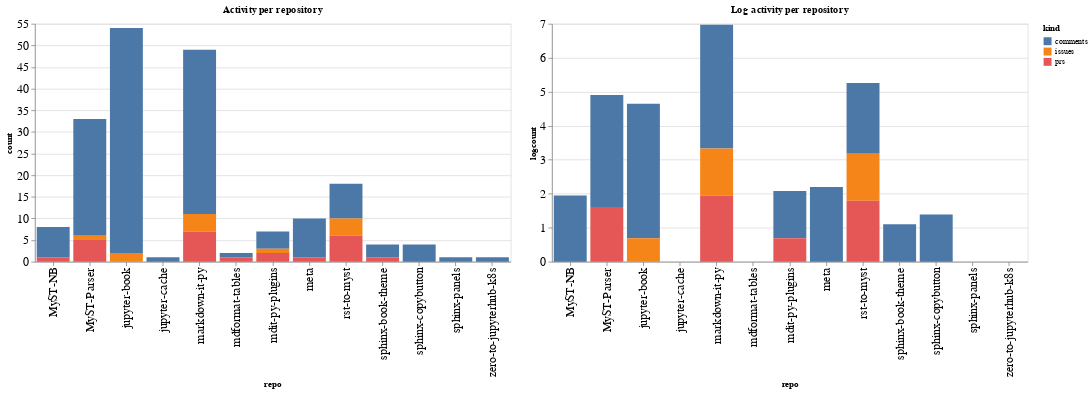

This figure's notebook cell:
### Code cell
ch1 = alt.Chart(repo_summaries, width=600, title="Activity per repository").mark_bar().encode(
    x='repo',
    y='count',
    color='kind',
    tooltip="kind"
)

ch2 = alt.Chart(repo_summaries, width=600, title="Log activity per repository").mark_bar().encode(
    x='repo',
    y='logcount',
    color='kind',
    tooltip="kind"
)

ch1 | ch2

### Figure 1 — Vega-Lite specification as saved in the notebook (floating-point values rounded to 4 significant figures)
{"config": {"axisLeft": {"labelFontSize": 15}, "axisBottom": {"labelFontSize": 15}}, "hconcat": [{"mark": "bar", "encoding": {"color": {"type": "nominal", "field": "kind"}, "tooltip": {"type": "nominal", "field": "kind"}, "x": {"type": "nominal", "field": "repo"}, "y": {"type": "quantitative", "field": "count"}}, "title": "Activity per repository", "width": 600}, {"mark": "bar", "encoding": {"color": {"type": "nominal", "field": "kind"}, "tooltip": {"type": "nominal", "field": "kind"}, "x": {"type": "nominal", "field": "repo"}, "y": {"type": "quantitative", "field": "logcount"}}, "title": "Log activity per repository", "width": 600}], "data": {"name": "data-386057b93e2583c0c487403332a9dad4"}, "$schema": "https://vega.github.io/schema/vega-lite/v4.8.1.json", "datasets": {"data-386057b93e2583c0c487403332a9dad4": [{"repo": "MyST-NB", "kind": "comments", "count": 7, "logcount": 1.946}, {"repo": "MyST-NB", "kind": "prs", "count": 1, "logcount": 0.0}, {"repo": "MyST-Parser", "kind": "comments", "count": 27, "logcount": 3.296}, {"repo": "MyST-Parser", "kind": "issues", "count": 1, "logcount": 0.0}, {"repo": "MyST-Parser", "kind": "prs", "count": 5, "logcount": 1.609}, {"repo": "jupyter-book", "kind": "comments", "count": 52, "logcount": 3.951}, {"repo": "jupyter-book", "kind": "issues", "count": 2, "logcount": 0.6931}, {"repo": "jupyter-cache", "kind": "comments", "count": 1, "logcount": 0.0}, {"repo": "markdown-it-py", "kind": "comments", "count": 38, "logcount": 3.638}, {"repo": "markdown-it-py", "kind": "issues", "count": 4, "logcount": 1.386}, {"repo": "markdown-it-py", "kind": "prs", "count": 7, "logcount": 1.946}, {"repo": "mdformat-tables", "kind": "comments", "count": 1, "logcount": 0.0}, {"repo": "mdformat-tables", "kind": "prs", "count": 1, "logcount": 0.0}, {"repo": "mdit-py-plugins", "kind": "comments", "count": 4, "logcount": 1.386}, {"repo": "mdit-py-plugins", "kind": "issues", "count": 1, "logcount": 0.0}, {"repo": "mdit-py-plugins", "kind": "prs", "count": 2, "logcount": 0.6931}, {"repo": "meta", "kind": "comments", "count": 9, "logcount": 2.197}, {"repo": "meta", "kind": "prs", "count": 1, "logcount": 0.0}, {"repo": "rst-to-myst", "kind": "comments", "count": 8, "logcount": 2.079}, {"repo": "rst-to-myst", "kind": "issues", "count": 4, "logcount": 1.386}, {"repo": "rst-to-myst", "kind": "prs", "count": 6, "logcount": 1.792}, {"repo": "sphinx-book-theme", "kind": "comments", "count": 3, "logcount": 1.099}, {"repo": "sphinx-book-theme", "kind": "prs", "count": 1, "logcount": 0.0}, {"repo": "sphinx-copybutton", "kind": "comments", "count": 4, "logcount": 1.386}, {"repo": "sphinx-panels", "kind": "comments", "count": 1, "logcount": 0.0}, {"repo": "zero-to-jupyterhub-k8s", "kind": "comments", "count": 1, "logcount": 0.0}]}}
